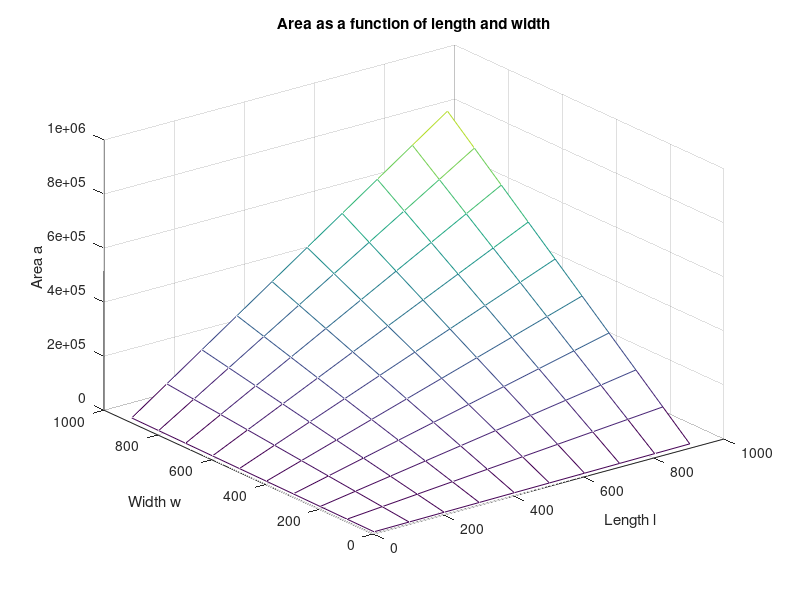

This figure's MATLAB source:
% Stelios Topalidis
% AEM: 9613
% Exercise 4.2

clc;
clear;
close all;

% Uncertainty for the length (stdL) and the width (stdW) of the measurement
[stdL, stdW] = deal(5, 5); 

% length and width
[l, w] = deal(500, 300);

%% (a) Uncertainty of the measurement of the area, given length and width 
% a = l*w 
% By law of propagation of error we get:
% stdA^2 = (da/dl * stdL)^2 + (da/dw * stdW)^2
% So the area uncertainty (standard deviation of the area - stdA) equals:
stdA = sqrt((w * stdL)^2 + (l * stdW)^2); 
fprintf(['(a)\nFor (stdL, stdW, l, w) = (%.2f, %.2f, %d, %d):\n',...
    'stdA = %.2f\n\n'], stdL, stdW, l, w, stdA);

areaConst = 1000;
fprintf(['Lengths and widths deriving the same stdA:\n',...
    'Law of propagation of errors:\n',...
    'stdA^2 = (w * stdL)^2 + (l * stdW)^2, (1) for constant stdL, stdW\n',...
    'We want: \n',...
    'stdA^2 = c (2), where c = constant.\n',...
    '(1), (2) => w = sqrt((c - (l*stdW)^2)/stdL^2)) \n',...
    '=> (l, w) = (l, sqrt((c - (l*stdW)^2)/stdL^2))\n',...
    'is the required condition between l and w so that \n',...
    'stdA = constant\n\n']);

%% Example area uncertainty to derive lengths and widths for a specific 
%% desired uncertainty
% Set a value for the desiredAreaUncer such that:
% desiredAreaUncer^2 - (l*stdW)^2 > 0 is satisfied 
% (see w = sqrt((c - (l*stdW)^2)/stdL^2)) above)
% or else w will be negative which is not possible.
desiredAreaUncer = 3000;

fprintf(['Example:\nFor stdA = sqrt(c) = %d, \n',...
    'stdL =  %.2f, stdW = %.2f, l = %d \nthen the width must ',...
    'be such that: \n',...
    'w = sqrt((c - (l*stdW)^2)/stdL^2)) \n',...
    '=> w = %.2f\n\n'], desiredAreaUncer, stdL, stdW, l,...
     sqrt((desiredAreaUncer^2 - (l*stdW)^2)/stdL^2));


%% (b) 3D Plot the area of a rectangle as a function of length and width
% Make sure the ranges of length and width are positive 
rangeStep = 100;
[lRange, wRange] = deal(10:rangeStep:1000, 10:rangeStep:1000);
[l, w] = meshgrid(lRange, wRange);
a = l.*w;
figure(1);
mesh(l, w, a);
title('Area as a function of length and width');
xlabel('Length l');
ylabel('Width w');
zlabel('Area a');   